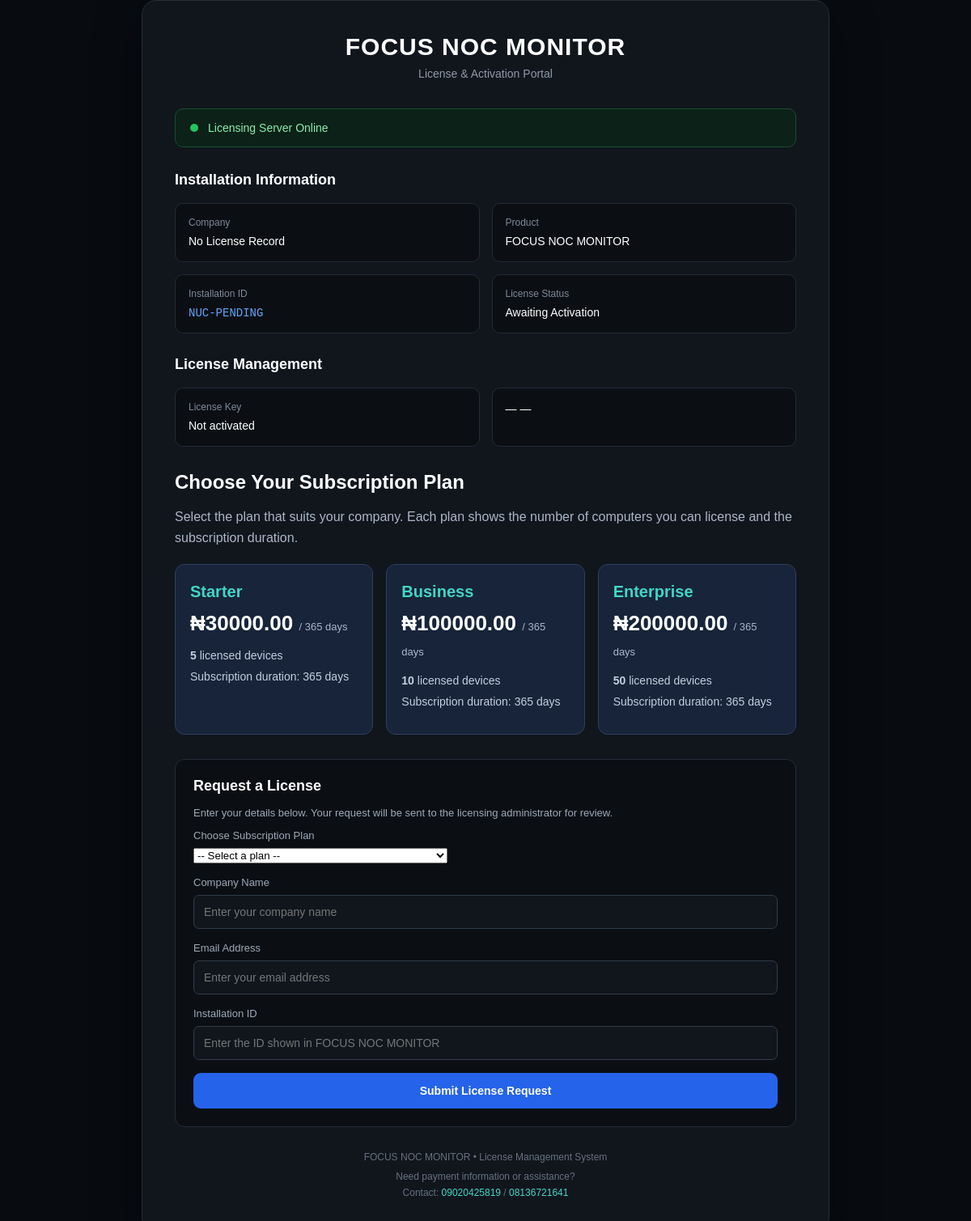
The page /monitor_license/ on the database its author committed.
### monitor_license/models.py (models this page shows, shortened)
class SubscriptionPlan(models.Model):
    name = models.CharField(
        max_length=50,
        unique=True
    )
    device_limit = models.PositiveIntegerField(
        default=5,
        help_text="Maximum number of computers allowed under this plan."
    )
    duration_days = models.PositiveIntegerField(
        default=30,
        help_text="Default subscription duration in days."
    )
    price = models.DecimalField(
        max_digits=10,
        decimal_places=2,
        default=0
    )
    is_active = models.BooleanField(default=True)
    created_at = models.DateTimeField(auto_now_add=True)

### monitor_license/views.py (the view)
# urls.py: path('', license_portal, name='license_portal'),
def license_portal(request, installation_id=None, slug=None):
    license_record = None
    if installation_id:
        license_record = get_object_or_404(
            MonitorLicense,
            installation_id=installation_id
        )
    subscription_plans = SubscriptionPlan.objects.filter(
        is_active=True
    ).order_by('price', 'device_limit')
    return render(
        request,
        'monitor_license/license.html',
        {
            'license': license_record,
            'subscription_plans': subscription_plans,
        }
    )

### monitor_license/templates/monitor_license/license.html (shortened to what this page needs)
<!DOCTYPE html>
<html lang="en">
<head>
</head>
<body>
<div class="container">
    <div class="card">
        <div class="brand">
            <h1>FOCUS NOC MONITOR</h1>
            <p>License & Activation Portal</p>
        </div>
        <div class="status">
            <div class="status-dot"></div>
            <div class="status-text">
                Licensing Server Online
            </div>
        </div>
        <div class="section">
            <h2>Installation Information</h2>
            <div class="info-grid">
                <div class="info-box">
                    <span class="label">Company</span>
                    <span class="value">
                        {% if license %}
                            {{ license.company_name }}
                        {% else %}
                            No License Record
                        {% endif %}
                    </span>
                </div>
                <div class="info-box">
                    <span class="label">Product</span>
                    <span class="value">FOCUS NOC MONITOR</span>
                </div>
                <div class="info-box">
                    <span class="label">Installation ID</span>
                    <span class="value installation">
                        {% if license %}
                            {{ license.installation_id }}
                        {% else %}
                            NUC-PENDING
                        {% endif %}
                    </span>
                </div>
                <div class="info-box">
                    <span class="label">License Status</span>
                    <span class="value">
                        {% if license %}
                            {{ license.get_status_display }}
                        {% else %}
                            Awaiting Activation
                        {% endif %}
                    </span>
                </div>
            </div>
        </div>
        <div class="section">
            <h2>License Management</h2>
            <div class="info-grid">
                <div class="info-box">
                    <span class="label">License Key</span>
                    <span class="value">
                        Not activated
                    </span>
                </div>
                <div class="info-box">
                    <span class="value">
                        {% if license %}
                            {{ license.expires_at }}
                        {% else %}
                            —
                        {% endif %}
                    </span>
                    <span class="value">
                        —
                    </span>
                </div>
            </div>
        </div>
<div class="plans-section">
    <h2>Choose Your Subscription Plan</h2>
    <p class="plans-description">
        Select the plan that suits your company. Each plan shows
        the number of computers you can license and the subscription duration.
    </p>
    <div class="plans-grid">
        {% for plan in subscription_plans %}
        <div class="plan-card">
            <h3>{{ plan.name }}</h3>
            <div class="plan-price">
                ₦{{ plan.price|floatformat:2 }}
                <small>/ {{ plan.duration_days }} days</small>
            </div>
            <p class="plan-detail">
                <strong>{{ plan.device_limit }}</strong>
                licensed devices
            </p>
            <p class="plan-detail">
                Subscription duration:
                {{ plan.duration_days }} days
            </p>
        </div>
        {% endfor %}
    </div>
</div>
<div class="request-form">
    <h2>Request a License</h2>
    <p style="color: #9ca8b7; font-size: 13px;">
        Enter your details below. Your request will be sent
        to the licensing administrator for review.
    </p>
    <form id="licenseRequestForm">
        <div class="form-group">
<div class="form-group">
    <label for="plan_id">Choose Subscription Plan</label>
    <select id="plan_id" name="plan_id" required>
        <option value="">-- Select a plan --</option>
    </select>
</div>
            <label for="company_name">Company Name</label>
            <input
                type="text"
                id="company_name"
                name="company_name"
                placeholder="Enter your company name"
                required
                maxlength="150"
            >
        </div>
        <div class="form-group">
            <label for="email">Email Address</label>
            <input
                type="email"
                id="email"
                name="email"
                placeholder="Enter your email address"
                required
                maxlength="254"
            >
        </div>
        <div class="form-group">
            <label for="installation_id">Installation ID</label>
            <input
                type="text"
                id="installation_id"
                name="installation_id"
                value="{% if license %}{{ license.installation_id }}{% endif %}"
                placeholder="Enter the ID shown in FOCUS NOC MONITOR"
                required
                maxlength="150"
            >
        </div>
        <button type="submit" class="submit-request" id="submitRequest">
            Submit License Request
        </button>
    </form>
</div>
<div class="footer">
    <div>FOCUS NOC MONITOR • License Management System</div>
    <div style="margin-top: 10px;">
        Need payment information or assistance?
    </div>
    <div style="margin-top: 6px;">
        Contact:
        <a href="tel:09020425819" style="color: #42d6c5; text-decoration: none;">
            09020425819
        </a>
        <span> / </span>
        <a href="tel:08136721641" style="color: #42d6c5; text-decoration: none;">
            08136721641
        </a>
    </div>
</div>
    </div>
</div>
</body>
</html>

### monitor_license/templates/monitor_license/license.html (style rules this page uses)
* { box-sizing: border-box; }
body { margin: 0; min-height: 100vh; font-family: Arial, Helvetica, sans-serif; background: #080b10; color: #ffffff; display: flex; align-items: center; justify-content: center; }
.container { width: 92%; max-width: 850px; }
.card { background: #11161d; border: 1px solid #252d38; border-radius: 18px; padding: 40px; box-shadow: 0 20px 60px rgba(0, 0, 0, 0.45); }
.brand { text-align: center; margin-bottom: 35px; }
.brand h1 { margin: 0; font-size: 30px; letter-spacing: 1px; }
.brand p { color: #8e99a8; margin-top: 8px; font-size: 14px; }
.status { display: flex; align-items: center; gap: 12px; padding: 15px 18px; background: #0c2117; border: 1px solid #174d30; border-radius: 10px; margin-bottom: 30px; }
.status-dot { width: 10px; height: 10px; background: #22c55e; border-radius: 50%; }
.status-text { color: #86efac; font-size: 14px; }
.section { margin-bottom: 28px; }
.section h2 { font-size: 18px; margin-bottom: 18px; }
.info-grid { display: grid; grid-template-columns: 1fr 1fr; gap: 15px; }
.info-box { background: #0b0f14; border: 1px solid #222a34; border-radius: 10px; padding: 16px; }
.label { display: block; color: #7d8998; font-size: 12px; margin-bottom: 7px; }
.value { font-size: 14px; color: #ffffff; word-break: break-word; }
.installation { color: #60a5fa; font-family: monospace; }
button { flex: 1; padding: 14px; border: none; border-radius: 9px; font-size: 14px; font-weight: bold; cursor: pointer; }
.footer { text-align: center; color: #66717f; font-size: 12px; margin-top: 30px; }
.request-form { margin-top: 25px; padding: 22px; background: #0b0f14; border: 1px solid #252d38; border-radius: 12px; }
.request-form h2 { margin-top: 0; font-size: 18px; }
.form-group { margin-bottom: 16px; }
.form-group label { display: block; color: #9ca8b7; font-size: 13px; margin-bottom: 8px; }
.form-group input { width: 100%; padding: 12px; background: #11161d; color: #ffffff; border: 1px solid #303b49; border-radius: 7px; font-size: 14px; }
.submit-request { width: 100%; background: #2563eb; color: white; }
.plans-section { margin: 30px 0; }
.plans-section h2 { color: #ffffff; margin-bottom: 8px; }
.plans-description { color: #aab6c8; margin-bottom: 20px; line-height: 1.6; }
.plans-grid { display: grid; grid-template-columns: repeat(auto-fit, minmax(200px, 1fr)); gap: 16px; }
.plan-card { background: #17243a; border: 1px solid #2d405c; border-radius: 12px; padding: 22px 18px; transition: border-color 0.2s ease, transform 0.2s ease; }
.plan-card h3 { color: #42d6c5; margin: 0 0 12px; font-size: 20px; }
.plan-price { color: #ffffff; font-size: 26px; font-weight: bold; margin-bottom: 16px; }
.plan-price small { color: #aab6c8; font-size: 13px; font-weight: normal; }
.plan-detail { color: #c4cede; margin: 10px 0; font-size: 14px; }

### rows shown on the page
SubscriptionPlan: name "Starter", price "30000.00", duration_days "365", device_limit "5"
SubscriptionPlan: name "Business", price "100000.00", duration_days "365", device_limit "10"
SubscriptionPlan: name "Enterprise", price "200000.00", duration_days "365", device_limit "50"
